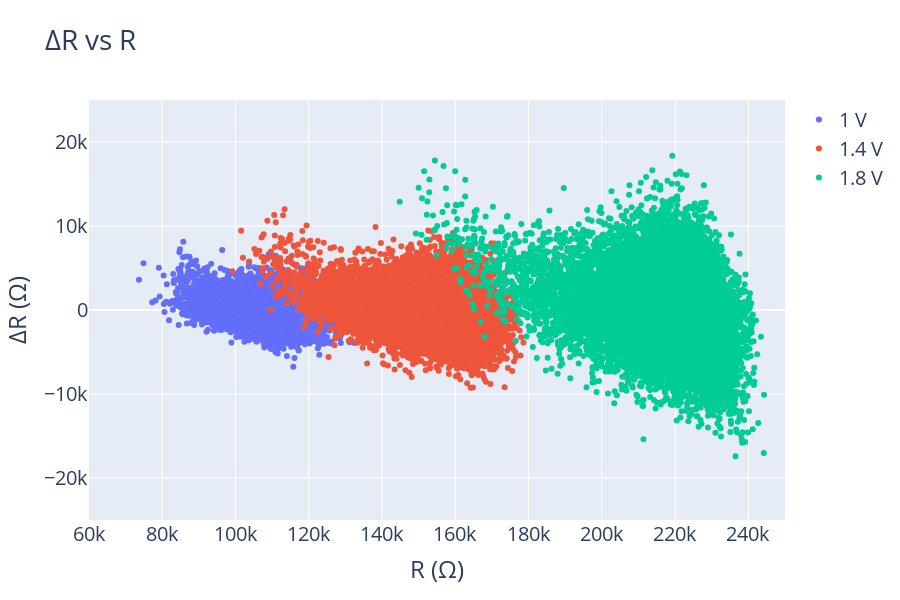

Notebook cell for this chart:
### Code cell
# Scatter plot for delta resistance vs state resistance
fig = go.Figure()
for val in (1, 1.4, 1.8):               #for certain voltage levels
# for val in dfRR['v'].unique():          #for all voltage levels
    data = dfRR.loc[dfRR['v']==val]
    fig.add_trace(go.Scatter(y = data['deltaR'],
                             x = data['R'],
                             mode='markers',
                             name=f'{val} V'))
fig.update_layout(
    height=600,
    font_size=20,
    title="\u0394R vs R",
    xaxis_title="R (\u03A9)",
    yaxis_title="\u0394R (\u03A9)",
    xaxis_range=[60000,250000],
    yaxis_range=[-25000,25000],
)
fig.show()

### Figure 1 — Plotly figure (JSON) as saved in the notebook; plotly's stock layout.template omitted (floating-point values rounded to 4 significant figures; data arrays with more than 128 entries replaced by an {"elided": "..."} marker saying what was removed)
{"data": [{"mode": "markers", "name": "1 V", "type": "scatter", "x": {"elided": "15000 float values"}, "y": {"elided": "15000 float values"}}, {"mode": "markers", "name": "1.4 V", "type": "scatter", "x": {"elided": "15000 float values"}, "y": {"elided": "15000 float values"}}, {"mode": "markers", "name": "1.8 V", "type": "scatter", "x": {"elided": "15000 float values"}, "y": {"elided": "15000 float values"}}], "layout": {"font": {"size": 20}, "height": 600, "title": {"text": "ΔR vs R"}, "xaxis": {"range": [60000, 250000], "title": {"text": "R (Ω)"}}, "yaxis": {"range": [-25000, 25000], "title": {"text": "ΔR (Ω)"}}}}
